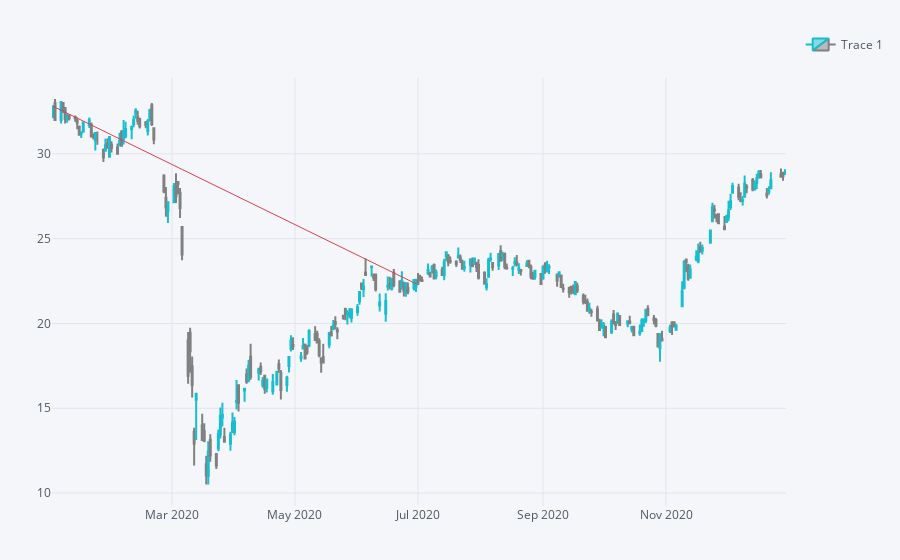

Notebook source saved alongside this figure:
### Code cell
qf.iplot()

### Figure 1 — Plotly figure (JSON) as saved in the notebook; plotly's stock layout.template omitted (floating-point values rounded to 4 significant figures; data arrays with more than 128 entries replaced by an {"elided": "..."} marker saying what was removed)
{"data": [{"close": {"elided": "248 float values"}, "decreasing": {"line": {"color": "#808080"}}, "high": {"elided": "248 float values"}, "increasing": {"line": {"color": "#17BECF"}}, "low": {"elided": "248 float values"}, "name": "Trace 1", "open": {"elided": "248 float values"}, "showlegend": true, "type": "candlestick", "x": {"elided": "248 str values"}, "yaxis": "y2"}], "layout": {"legend": {"bgcolor": "#F5F6F9", "font": {"color": "#4D5663"}}, "margin": {"b": 30, "l": 30, "r": 30, "t": 30}, "paper_bgcolor": "#F5F6F9", "plot_bgcolor": "#F5F6F9", "shapes": [{"line": {"color": "#db4052", "dash": "solid", "width": 1}, "type": "line", "x0": "2020-1-2", "x1": "2020-6-30", "xref": "x", "y0": 32.8, "y1": 22.34, "yref": "y2"}], "showlegend": true, "title": {"font": {"color": "#4D5663"}}, "xaxis": {"anchor": "y2", "gridcolor": "#E1E5ED", "rangeselector": {"bgcolor": "rgba(150, 200, 250, 1)", "buttons": [{"count": 1, "label": "1m", "step": "month", "stepmode": "backward"}, {"count": 1, "label": "1y", "step": "year", "stepmode": "backward"}], "font": {"size": 13}, "visible": false, "x": 0, "y": 0.9}, "rangeslider": {"visible": false}, "showgrid": true, "tickfont": {"color": "#4D5663"}, "title": {"font": {"color": "#4D5663"}, "text": ""}, "zerolinecolor": "#E1E5ED"}, "yaxis": {"gridcolor": "#E1E5ED", "showgrid": true, "showticklabels": false, "tickfont": {"color": "#4D5663"}, "title": {"font": {"color": "#4D5663"}, "text": ""}, "zerolinecolor": "#E1E5ED"}, "yaxis2": {"domain": [0, 0.9], "gridcolor": "#E1E5ED", "showgrid": true, "tickfont": {"color": "#4D5663"}, "title": {"font": {"color": "#4D5663"}, "text": ""}, "zerolinecolor": "#E1E5ED"}}}
